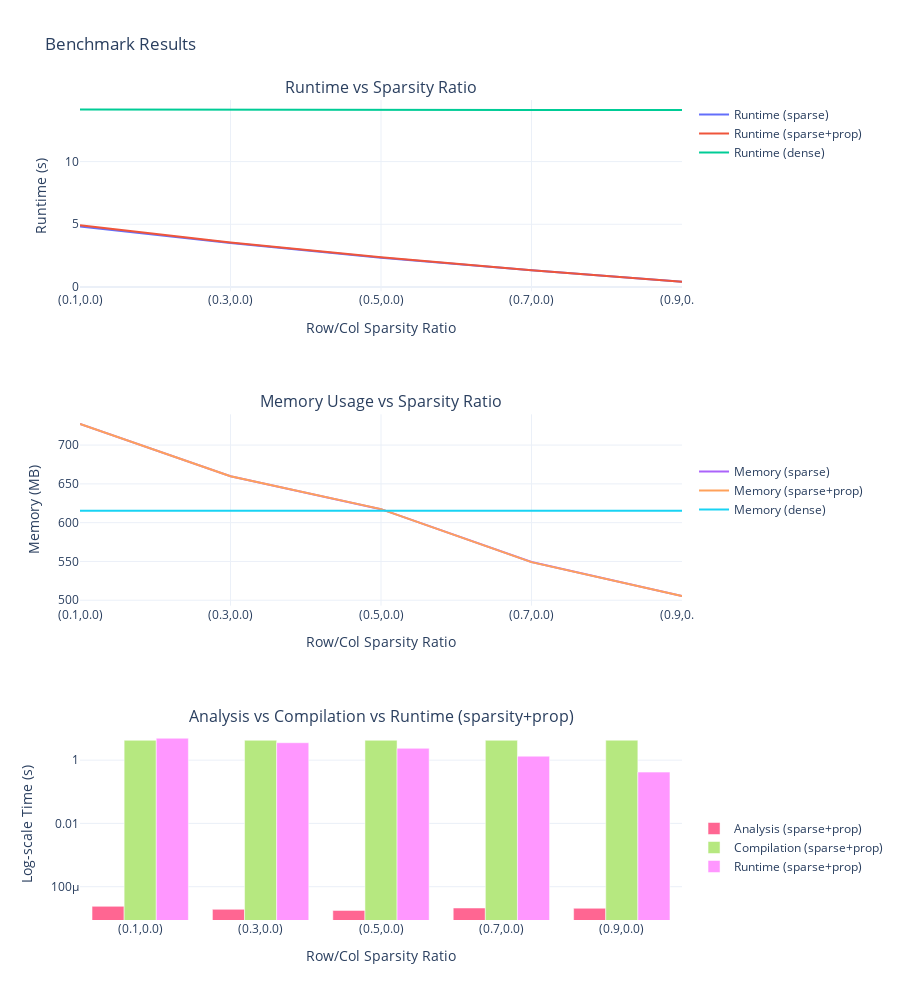

Source (notebook cell):
### Code cell
plotly(data)

### Figure 1 — Plotly figure (JSON) as saved in the notebook; plotly's stock layout.template omitted (floating-point values rounded to 4 significant figures)
{"data": [{"legendgroup": "runtime", "mode": "lines", "name": "Runtime (sparse)", "type": "scatter", "x": ["(0.1,0.0)", "(0.3,0.0)", "(0.5,0.0)", "(0.7,0.0)", "(0.9,0.0)"], "xaxis": "x", "y": [4.826, 3.503, 2.325, 1.324, 0.4117], "yaxis": "y"}, {"legendgroup": "runtime", "mode": "lines", "name": "Runtime (sparse+prop)", "type": "scatter", "x": ["(0.1,0.0)", "(0.3,0.0)", "(0.5,0.0)", "(0.7,0.0)", "(0.9,0.0)"], "xaxis": "x", "y": [4.92, 3.547, 2.36, 1.335, 0.418], "yaxis": "y"}, {"legendgroup": "runtime", "mode": "lines", "name": "Runtime (dense)", "type": "scatter", "x": ["(0.1,0.0)", "(0.3,0.0)", "(0.5,0.0)", "(0.7,0.0)", "(0.9,0.0)"], "xaxis": "x", "y": [14.15, 14.12, 14.11, 14.12, 14.12], "yaxis": "y"}, {"legendgroup": "memory", "mode": "lines", "name": "Memory (sparse)", "type": "scatter", "x": ["(0.1,0.0)", "(0.3,0.0)", "(0.5,0.0)", "(0.7,0.0)", "(0.9,0.0)"], "xaxis": "x2", "y": [727.3, 659.9, 617.4, 549.2, 505.4], "yaxis": "y2"}, {"legendgroup": "memory", "mode": "lines", "name": "Memory (sparse+prop)", "type": "scatter", "x": ["(0.1,0.0)", "(0.3,0.0)", "(0.5,0.0)", "(0.7,0.0)", "(0.9,0.0)"], "xaxis": "x2", "y": [727.3, 659.8, 617.5, 549.2, 505.3], "yaxis": "y2"}, {"legendgroup": "memory", "mode": "lines", "name": "Memory (dense)", "type": "scatter", "x": ["(0.1,0.0)", "(0.3,0.0)", "(0.5,0.0)", "(0.7,0.0)", "(0.9,0.0)"], "xaxis": "x2", "y": [615.4, 615.3, 615.3, 615.4, 615.4], "yaxis": "y2"}, {"legendgroup": "bar", "name": "Analysis (sparse+prop)", "type": "bar", "x": ["(0.1,0.0)", "(0.3,0.0)", "(0.5,0.0)", "(0.7,0.0)", "(0.9,0.0)"], "xaxis": "x3", "y": [2.396e-05, 1.929e-05, 1.781e-05, 2.125e-05, 2.082e-05], "yaxis": "y3"}, {"legendgroup": "bar", "name": "Compilation (sparse+prop)", "type": "bar", "x": ["(0.1,0.0)", "(0.3,0.0)", "(0.5,0.0)", "(0.7,0.0)", "(0.9,0.0)"], "xaxis": "x3", "y": [4.245, 4.248, 4.243, 4.248, 4.27], "yaxis": "y3"}, {"legendgroup": "bar", "name": "Runtime (sparse+prop)", "type": "bar", "x": ["(0.1,0.0)", "(0.3,0.0)", "(0.5,0.0)", "(0.7,0.0)", "(0.9,0.0)"], "xaxis": "x3", "y": [4.92, 3.547, 2.36, 1.335, 0.418], "yaxis": "y3"}], "layout": {"annotations": [{"font": {"size": 16}, "showarrow": false, "text": "Runtime vs Sparsity Ratio", "x": 0.5, "xanchor": "center", "xref": "paper", "y": 1.0, "yanchor": "bottom", "yref": "paper"}, {"font": {"size": 16}, "showarrow": false, "text": "Memory Usage vs Sparsity Ratio", "x": 0.5, "xanchor": "center", "xref": "paper", "y": 0.6167, "yanchor": "bottom", "yref": "paper"}, {"font": {"size": 16}, "showarrow": false, "text": "Analysis vs Compilation vs Runtime (sparsity+prop)", "x": 0.5, "xanchor": "center", "xref": "paper", "y": 0.2333, "yanchor": "bottom", "yref": "paper"}], "barmode": "group", "height": 1000, "legend": {"tracegroupgap": 300}, "title": {"text": "Benchmark Results"}, "xaxis": {"anchor": "y", "domain": [0, 1], "title": {"text": "Row/Col Sparsity Ratio"}}, "xaxis2": {"anchor": "y2", "domain": [0, 1], "title": {"text": "Row/Col Sparsity Ratio"}}, "xaxis3": {"anchor": "y3", "domain": [0, 1], "title": {"text": "Row/Col Sparsity Ratio"}}, "yaxis": {"anchor": "x", "domain": [0.7667, 1.0], "title": {"text": "Runtime (s)"}}, "yaxis2": {"anchor": "x2", "domain": [0.3833, 0.6167], "title": {"text": "Memory (MB)"}}, "yaxis3": {"anchor": "x3", "domain": [0, 0.2333], "title": {"text": "Log-scale Time (s)"}, "type": "log"}}}
